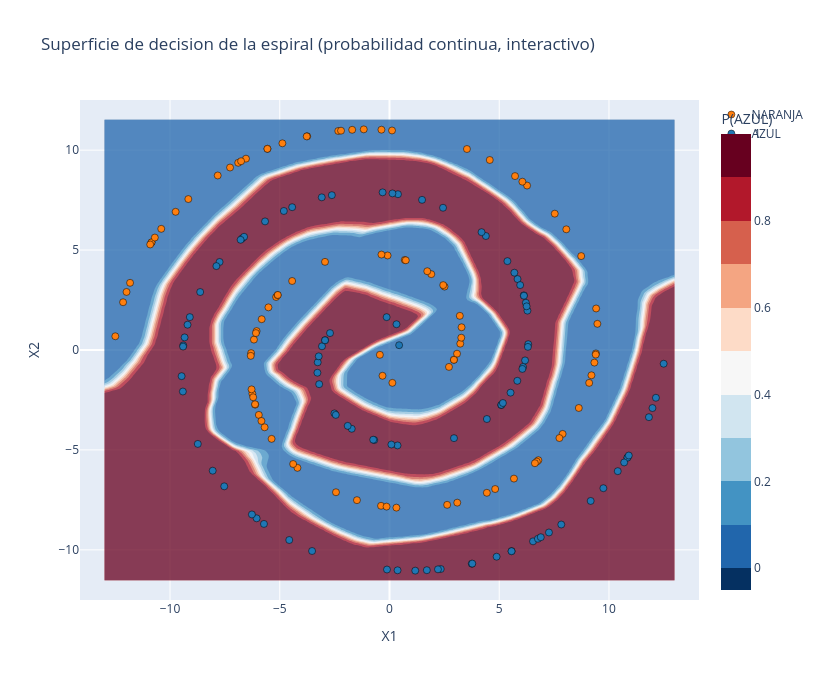

The notebook cell this image was saved under:
### Markdown cell above
La espiral es donde mas se ve la frontera enroscada, asi que la graficamos aparte con Plotly mostrando la probabilidad continua sobre el plano.

### Code cell
d = datos["6. Espiral detallada"]
modelo = modelos["Espiral detallada"]
xx, yy, zz = superficie_grilla(d, modelo, paso=200)
df_pts = pd.DataFrame({
    "X1": np.concatenate([d["X_train"][:, 0], d["X_test"][:, 0]]),
    "X2": np.concatenate([d["X_train"][:, 1], d["X_test"][:, 1]]),
    "clase": np.where(np.concatenate([d["y_train"], d["y_test"]]) == 1, "AZUL", "NARANJA"),
})
fig = go.Figure()
fig.add_trace(go.Contour(x=xx[0], y=yy[:, 0], z=zz,
                         colorscale="RdBu", reversescale=True, opacity=0.75,
                         contours=dict(showlines=False), colorbar=dict(title="P(AZUL)")))
for clase, color in [("NARANJA", "#ff7f0e"), ("AZUL", "#1f77b4")]:
    sub = df_pts[df_pts["clase"] == clase]
    fig.add_trace(go.Scatter(x=sub["X1"], y=sub["X2"], mode="markers", name=clase,
                             marker=dict(size=7, color=color,
                                         line=dict(width=0.5, color="black"))))
fig.update_layout(title="Superficie de decision de la espiral (probabilidad continua, interactivo)",
                  xaxis_title="X1", yaxis_title="X2", width=820, height=680)
fig

### Figure 1 — Plotly figure (JSON) as saved in the notebook; plotly's stock layout.template omitted (floating-point values rounded to 4 significant figures; data arrays with more than 128 entries replaced by an {"elided": "..."} marker saying what was removed)
{"data": [{"colorbar": {"title": {"text": "P(AZUL)"}}, "colorscale": [[0, "rgb(103,0,31)"], [0.1, "rgb(178,24,43)"], [0.2, "rgb(214,96,77)"], [0.3, "rgb(244,165,130)"], [0.4, "rgb(253,219,199)"], [0.5, "rgb(247,247,247)"], [0.6, "rgb(209,229,240)"], [0.7, "rgb(146,197,222)"], [0.8, "rgb(67,147,195)"], [0.9, "rgb(33,102,172)"], [1, "rgb(5,48,97)"]], "contours": {"showlines": false}, "opacity": 0.75, "reversescale": true, "type": "contour", "x": {"elided": "200 float values"}, "y": {"elided": "200 float values"}, "z": {"elided": "200x200 float values"}}, {"marker": {"color": "#ff7f0e", "line": {"color": "black", "width": 0.5}, "size": 7}, "mode": "markers", "name": "NARANJA", "type": "scatter", "x": [-9.745, -4.881, -0.3856, -6.177, -10.84, -6.248, -0.08614, -6.055, -5.516, -0.3189, -0.1345, -10.84, 7.888, 2.71, 3.284, -4.436, -6.087, -6.306, 4.435, 7.53, 0.1146, -1.7, 6.784, 4.814, -5.69, -12.49, 3.224, -9.166, -10.69, -2.939, -5.954, -5.835, 9.472, 2.938, -5.167, -5.56, 2.508, 0.6941, 2.627, 0.3144, 6.712, 9.098, -5.097, 6.269, -1.173, 3.076, -10.9, 1.905, 2.934, 9.202, 7.742, 5.72, -6.12, -11.82, -2.335, 5.67, 3.27, -2.439, -6.126, -0.4394, -7.826, -3.749, 6.626, 3.087, 9.415, 9.405, -12.14, -7.265, -10.4, 0.7421, -3.772, 9.397, -6.323, -6.893, 4.568, -4.194, -11.98, -4.39, 3.528, -6.212, -0.3678, 0.1299, -5.824, 1.721, 8.056, -0.3662, 2.448, -2.208, -5.373, -6.539, -6.286, -5.091, 8.735, 8.626, -5.564, 9.336, -6.762, 3.204, 6.054, -1.484], "y": [6.915, 10.34, -7.795, 0.5201, 5.382, -2.186, 4.73, 0.9466, 2.134, -1.289, -7.836, 5.385, -4.199, -0.8466, 1.138, 3.453, 0.846, -0.1561, -7.145, 6.822, 10.98, 11.02, -5.514, -6.956, -3.868, 0.6868, 0.3167, 7.553, 5.626, 4.411, -3.248, -3.55, 1.31, -0.4861, 2.654, 10.07, 3.171, 4.506, -7.748, -7.888, -5.584, -1.645, 2.745, 8.228, 11.04, -0.1839, 5.28, 3.796, -0.4922, -1.265, -4.405, 8.702, -2.734, 3.361, 10.96, -6.435, 0.6162, -7.118, -2.715, -0.2405, 8.732, 10.69, -5.665, -7.638, 2.078, -0.1694, 2.39, 9.13, 6.063, 4.488, 10.69, -0.2308, -0.2924, 9.367, 9.507, -5.897, 2.905, -5.704, 10.06, -2.363, 11.02, -1.645, 1.541, 3.941, 6.038, 4.775, 3.247, 10.97, -4.447, 9.575, -1.969, 2.753, 4.699, -2.9, 10.06, -0.6305, 9.446, 1.71, 8.422, -7.514]}, {"marker": {"color": "#1f77b4", "line": {"color": "black", "width": 0.5}, "size": 7}, "mode": "markers", "name": "AZUL", "type": "scatter", "x": [-7.742, 5.824, -1.721, -3.284, 0.3662, -3.076, -6.712, -9.397, -3.528, 5.564, -0.3144, 12.49, 6.539, -9.336, 0.3678, -7.888, 6.087, 0.3856, -9.472, 6.212, -1.905, 10.4, -3.27, -4.435, -3.224, 5.373, 10.84, -8.626, -4.568, 10.84, 5.835, -8.735, 2.335, 10.9, -0.1146, 2.939, -2.71, 10.69, 6.323, 1.173, 4.39, -9.415, -0.6941, -6.626, -2.627, 5.516, -2.934, 1.484, 12.14, 6.177, 6.306, 6.762, 7.265, 3.749, 2.208, -9.202, 5.091, 0.3189, 6.12, 0.1345, -8.056, 6.055, -6.054, 4.194, 5.56, 11.82, -6.269, -5.67, -9.405, 0.08614, -0.1299, 6.893, 5.097, 9.166, 6.286, -3.204, -4.814, 9.745, -7.53, 0.4394, 5.69, -6.784, 11.98, 4.881, -2.508, 5.167, 5.954, -2.448, -0.7421, 1.7, 2.439, 3.772, 4.436, -9.098, -5.72, 6.126, 6.248, -3.087, -2.938, 7.826], "y": [4.405, -1.541, -3.941, -1.138, -4.775, 0.1839, 5.584, 0.2308, -10.06, -10.06, 7.888, -0.6868, -9.575, 0.6305, -11.02, 4.199, -0.846, 7.795, -1.31, 2.363, -3.796, -6.063, -0.6162, 7.145, -0.3167, 4.447, -5.382, 2.9, -9.507, -5.385, 3.55, -4.699, -10.96, -5.28, -10.98, -4.411, 0.8466, -5.626, 0.2924, -11.04, 5.704, -2.078, -4.506, 5.665, 7.748, -2.134, 0.4922, 7.514, -2.39, -0.5201, 0.1561, -9.446, -9.13, -10.69, -10.97, 1.265, -2.753, 1.289, 2.734, 7.836, -6.038, -0.9466, -8.422, 5.897, -10.07, -3.361, -8.228, 6.435, 0.1694, -4.73, 1.645, -9.367, -2.745, -7.553, 1.969, -1.71, 6.956, -6.915, -6.822, 0.2405, 3.868, 5.514, -2.905, -10.34, -3.171, -2.654, 3.248, -3.247, -4.488, -11.02, 7.118, -10.69, -3.453, 1.645, -8.702, 2.715, 2.186, 7.638, 0.4861, -8.732]}], "layout": {"height": 680, "title": {"text": "Superficie de decision de la espiral (probabilidad continua, interactivo)"}, "width": 820, "xaxis": {"title": {"text": "X1"}}, "yaxis": {"title": {"text": "X2"}}}}
